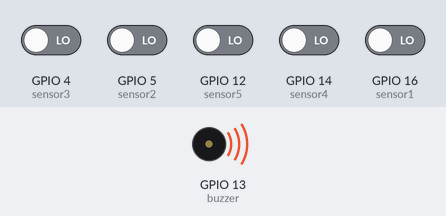
This sketch was run on a simulated ESP32. On the bench: buzzer (waves = sounding, pin HIGH). The test bench sets the inputs (shaded band); at power-on: GPIO 4 (sensor3), GPIO 5 (sensor2), GPIO 12 (sensor5), GPIO 14 (sensor4), GPIO 16 (sensor1) LOW. WiFi joins after 1.5 s; servers stay silent unless stated; what the sketch prints to the serial monitor is not drawn.

Above: at 2.8 s.
2.9 s: GPIO 4 (sensor3) driven HIGH
At 4.1 s:
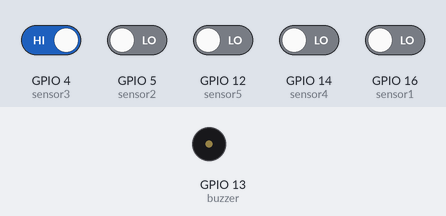
4.8 s: GPIO 5 (sensor2) driven HIGH
7.8 s: GPIO 12 (sensor5) driven HIGH
10.8 s: GPIO 14 (sensor4) driven HIGH
13.8 s: GPIO 16 (sensor1) driven HIGH
16.8 s: GPIO 4 (sensor3) driven LOW
Timing chart, 0 to 19.8 s (numbered marks = the images above; inputs shaded):
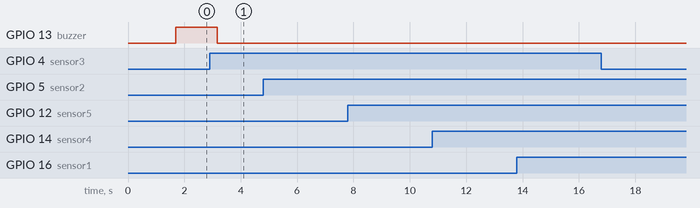

Measured:
- after the input at 2.9 s, GPIO 13 (buzzer): HIGH → LOW after 0.27 s
- after the input at 4.8 s, every drawn part: stays the same
- after the input at 7.8 s, every drawn part: stays the same
- after the input at 10.8 s, every drawn part: stays the same
- after the input at 13.8 s, every drawn part: stays the same
- after the input at 16.8 s, every drawn part: stays the same

The sketch:

WorkFireAndSmokeSensor.ino
```cpp
int sensor1 = 16;
int sensor2 = 5;
int sensor3 = 4;
int sensor4 = 14;
int sensor5 = 12;
int buzzer = 13;

#include <TridentTD_LineNotify.h>

#define SSID        "xxxxxxxxxx"                                     //ใส่ ชื่อ Wifi ที่จะเชื่อมต่อ
#define PASSWORD    "xxxxxxxxxx"                                   //ใส่ รหัส Wifi
#define LINE_TOKEN  "xxxxxxxxxx" //ใส่ รหัส TOKEN ที่ได้มาจากข้างบน

void setup() {
  //Serial.begin(115200);
  //Serial.println();
  Serial.println(LINE.getVersion());

  WiFi.begin(SSID, PASSWORD);
  Serial.printf("WiFi connecting to %s\n",  SSID);
  while (WiFi.status() != WL_CONNECTED) {
    Serial.print(".");
    delay(400);
  }
  Serial.printf("\nWiFi connected\nIP : ");
  Serial.println(WiFi.localIP());

  // กำหนด Line Token
  LINE.setToken(LINE_TOKEN);
  LINE.notify("เซ็นเซอร์ตรวจจับเปลวไฟ");

  pinMode(sensor1, INPUT);
  pinMode(sensor2, INPUT);
  pinMode(sensor3, INPUT);
  pinMode(sensor4, INPUT);
  pinMode(sensor5, INPUT);
  pinMode(buzzer, OUTPUT);
  Serial.begin(9600);

}
void loop() {
  int val1 = digitalRead(sensor1);
  int val2 = digitalRead(sensor2);
  int val3 = digitalRead(sensor3);
  int val4 = digitalRead(sensor4);
  int val5 = digitalRead(sensor5);

  Serial.print("ค่าแสง 1 : ");
  Serial.print(val1);
  Serial.print("     ค่าแสง 2 : ");
  Serial.print(val2);
  Serial.print("     ค่าแสง 3 : ");
  Serial.print(val3);
  Serial.print("     ค่าแสง 4 : ");
  Serial.print(val4);
  Serial.print("     ค่าแสง 5 : ");
  Serial.println(val5);

  if(val1 == 1 | val2 == 1 | val3 == 1 | val4 == 1 | val5 ==1){
    digitalWrite(buzzer, LOW);
  }
  else{
    digitalWrite(buzzer, HIGH);
  }

  if (val1 == 1) {
    String LineText;
    String string1 = "ตรวจพบเปลวไฟตำแหน่งที่  1";
    LineText = string1;
    Serial.print("Line ");
    Serial.println(LineText);
    LINE.notify(LineText);
  }
  if (val2 == 1) {
    String LineText;
    String string2 = "ตรวจพบเปลวไฟตำแหน่งที่  2";
    LineText = string2;
    Serial.print("Line ");
    Serial.println(LineText);
    LINE.notify(LineText);
  }
  if (val3 == 1) {
    String LineText;
    String string3 = "ตรวจพบเปลวไฟตำแหน่งที่  3";
    LineText = string3;
    Serial.print("Line ");
    Serial.println(LineText);
    LINE.notify(LineText);
  }
  if (val4 == 1) {
    String LineText;
    String string4 = "ตรวจพบเปลวไฟตำแหน่งที่  4";
    LineText = string4;
    Serial.print("Line ");
    Serial.println(LineText);
    LINE.notify(LineText);
  }
  if (val5 == 1) {
    String LineText;
    String string5 = "ตรวจพบเปลวไฟตำแหน่งที่  5";
    LineText = string5;
    Serial.print("Line ");
    Serial.println(LineText);
    LINE.notify(LineText);
  }
}
```
